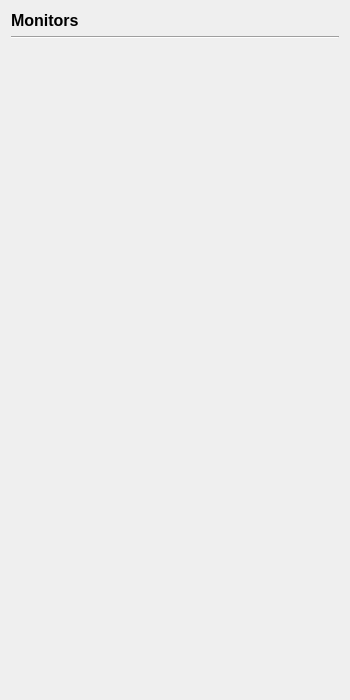
<?xml version="1.0" encoding="UTF-8"?>
<ui version="4.0">
 <class>MonitorsPage</class>
 <widget class="QWidget" name="MonitorsPage">
  <property name="geometry">
   <rect>
    <x>0</x>
    <y>0</y>
    <width>350</width>
    <height>700</height>
   </rect>
  </property>
  <property name="windowTitle">
   <string>Form</string>
  </property>
  <layout class="QVBoxLayout" name="verticalLayout">
   <item>
    <widget class="QLabel" name="label">
     <property name="font">
      <font>
       <pointsize>12</pointsize>
       <bold>true</bold>
      </font>
     </property>
     <property name="text">
      <string>Monitors</string>
     </property>
    </widget>
   </item>
   <item>
    <widget class="Line" name="line">
     <property name="orientation">
      <enum>Qt::Horizontal</enum>
     </property>
    </widget>
   </item>
   <item>
    <widget class="QScrollArea" name="scrollArea">
     <property name="frameShape">
      <enum>QFrame::NoFrame</enum>
     </property>
     <property name="horizontalScrollBarPolicy">
      <enum>Qt::ScrollBarAlwaysOff</enum>
     </property>
     <property name="widgetResizable">
      <bool>true</bool>
     </property>
     <widget class="QWidget" name="monitors">
      <property name="geometry">
       <rect>
        <x>0</x>
        <y>0</y>
        <width>332</width>
        <height>645</height>
       </rect>
      </property>
     </widget>
    </widget>
   </item>
  </layout>
 </widget>
 <resources/>
 <connections/>
 <buttongroups>
  <buttongroup name="pointButtons"/>
  <buttongroup name="volumeButtons"/>
  <buttongroup name="surfaceButtons"/>
  <buttongroup name="forceButtons"/>
 </buttongroups>
</ui>
